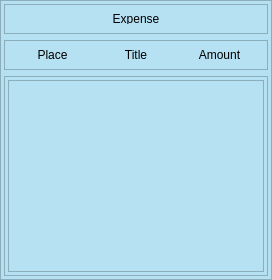
                  <widget class="QFrame" name="show_exp_frame">
                   <property name="styleSheet">
                    <string notr="true">*{
background-color: #B6E1F2;
color: black;
}</string>
                   </property>
                   <property name="frameShape">
                    <enum>QFrame::StyledPanel</enum>
                   </property>
                   <property name="frameShadow">
                    <enum>QFrame::Raised</enum>
                   </property>
                   <layout class="QVBoxLayout" name="verticalLayout_23">
                    <property name="leftMargin">
                     <number>3</number>
                    </property>
                    <property name="topMargin">
                     <number>3</number>
                    </property>
                    <property name="rightMargin">
                     <number>3</number>
                    </property>
                    <property name="bottomMargin">
                     <number>3</number>
                    </property>
                    <item>
                     <widget class="QFrame" name="ab_exptit_frame">
                      <property name="maximumSize">
                       <size>
                        <width>16777215</width>
                        <height>30</height>
                       </size>
                      </property>
                      <property name="frameShape">
                       <enum>QFrame::StyledPanel</enum>
                      </property>
                      <property name="frameShadow">
                       <enum>QFrame::Raised</enum>
                      </property>
                      <layout class="QVBoxLayout" name="verticalLayout_28">
                       <item>
                        <widget class="QLabel" name="ab_exptit_label">
                         <property name="text">
                          <string>Expense</string>
                         </property>
                         <property name="alignment">
                          <set>Qt::AlignCenter</set>
                         </property>
                        </widget>
                       </item>
                      </layout>
                     </widget>
                    </item>
                    <item>
                     <widget class="QFrame" name="ab_exptot_frame">
                      <property name="maximumSize">
                       <size>
                        <width>16777215</width>
                        <height>30</height>
                       </size>
                      </property>
                      <property name="frameShape">
                       <enum>QFrame::StyledPanel</enum>
                      </property>
                      <property name="frameShadow">
                       <enum>QFrame::Raised</enum>
                      </property>
                      <layout class="QHBoxLayout" name="horizontalLayout_13">
                       <item>
                        <widget class="QLabel" name="ab_exppla_label">
                         <property name="text">
                          <string>Place</string>
                         </property>
                         <property name="alignment">
                          <set>Qt::AlignCenter</set>
                         </property>
                        </widget>
                       </item>
                       <item>
                        <widget class="QLabel" name="ab_epotit_label">
                         <property name="text">
                          <string>Title</string>
                         </property>
                         <property name="alignment">
                          <set>Qt::AlignCenter</set>
                         </property>
                        </widget>
                       </item>
                       <item>
                        <widget class="QLabel" name="ab_expamo_label">
                         <property name="text">
                          <string>Amount</string>
                         </property>
                         <property name="alignment">
                          <set>Qt::AlignCenter</set>
                         </property>
                        </widget>
                       </item>
                      </layout>
                     </widget>
                    </item>
                    <item>
                     <widget class="QFrame" name="ab_exptab_frame">
                      <property name="frameShape">
                       <enum>QFrame::StyledPanel</enum>
                      </property>
                      <property name="frameShadow">
                       <enum>QFrame::Raised</enum>
                      </property>
                      <layout class="QVBoxLayout" name="verticalLayout_29">
                       <property name="leftMargin">
                        <number>3</number>
                       </property>
                       <property name="topMargin">
                        <number>3</number>
                       </property>
                       <property name="rightMargin">
                        <number>3</number>
                       </property>
                       <property name="bottomMargin">
                        <number>3</number>
                       </property>
                       <item>
                        <widget class="QTableView" name="ab_exptab_table"/>
                       </item>
                      </layout>
                     </widget>
                    </item>
                   </layout>
                  </widget>
